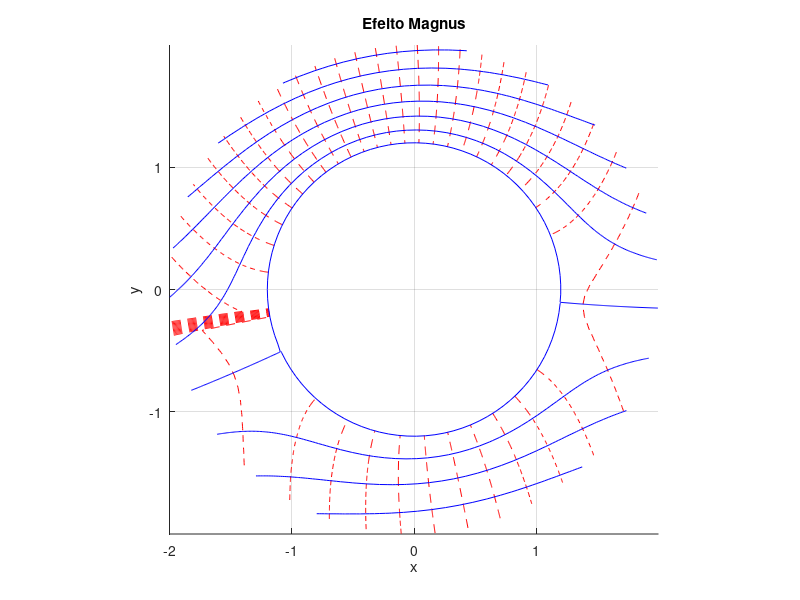
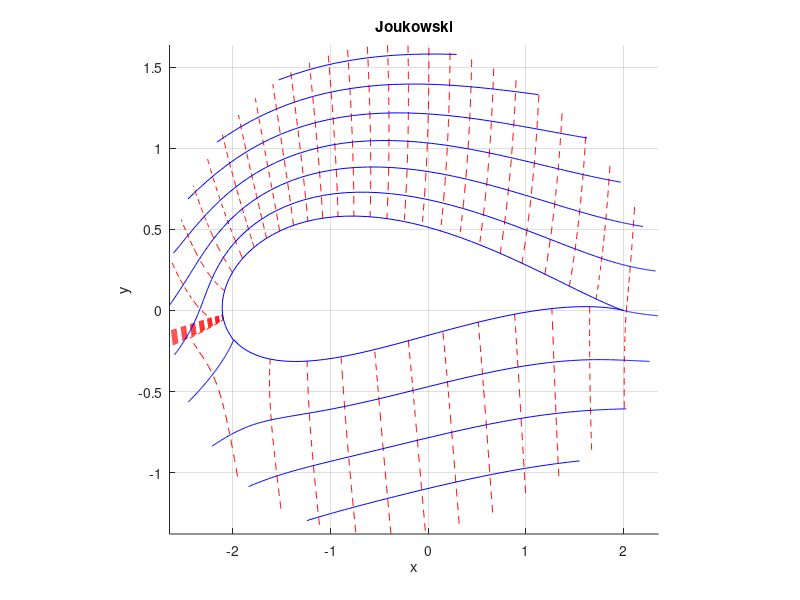

Write MATLAB code to recreate these figures, in order.
%##################################################
% Matheus José Oliveira dos Santos
% NUSP: 10335826 - PME3557 - Aerodinâmica 2022
% Cilindro com efeito Magnus e aerofólio de Joukowski
%##################################################

clear all
clc

% parâmetros do aerofólio

a=1.2;
alpha = 10;
beta = -5;

% coordenadas
N = 100;
r = linspace(a-0.001,2,N);
theta = linspace(-pi,pi,N);
[R,T] = meshgrid(r,theta);
Z =  R.*exp(1i*T);

X = real(Z);
Y = imag(Z);

% Velocidade no infinito paralelo ao eixo x
U = 1.0;
sig = 30;

% Circulação (condição de Kutta)
G=4*pi*U*a*sin((alpha-beta)/180*pi);

F_uniform = U*exp(-i*alpha/180*pi)*Z;
F_adicional = U*(a^2*exp(i*alpha/180*pi)./Z);
F_vortex = i*(G/(2*pi))*log(Z/(a*exp(i*alpha/180*pi)));

% Potencial complexo
Ft = F_uniform+F_vortex+F_adicional;

Phi = real(Ft);
Psi = imag(Ft);

% Joukowski
shift=a*exp(i*beta/180.*pi)-1;
z=(Z-shift)+1./(Z-shift);

% Coordenadas reais correspondentes
x=real(z);
y=imag(z);

% Plotagem Magnus
figure(1)
hold on
contour(X,Y,Phi,25,'r--');
contour(X,Y,Psi,floor(min(min(Psi))):.25:ceil(max(max(Psi))),'b-');
axis('square');
grid on
xlabel('x');
ylabel('y');
title("Efeito Magnus")

% Plotagem Joukowski
figure(2)
hold on
contour(x,y,Phi,25,'r--')
contour(x,y,Psi,floor(min(min(Psi))):.25:ceil(max(max(Psi))),'b')
axis('square');
grid on
xlabel('x');
ylabel('y');
title('Joukowski');